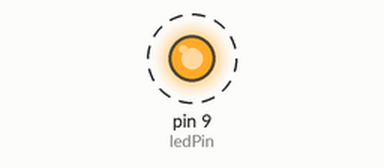
Bench run of a sketch on a simulated Arduino Uno, built with avr-gcc and run on an emulated ATmega328P. Parts: output pins drawn as LEDs (lit = HIGH). Dashed ring = blinking.

Above: at 0.15 s.
Timing chart, 0 to 3.0 s (numbered marks = the images above):
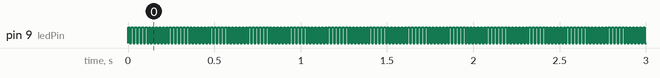

The sketch:

Blinking_LED.ino
```cpp
//Blinking_LED
//turn on the LED for half a second,then off for half a second,repeatedly
//support@sunfounder.com
//www.sunfounder.com
//2015.5.7
/************************************************/
const int ledPin = 9;//the number of the LED pin
/************************************************/
void setup()
{
  pinMode(ledPin,OUTPUT);//initialize the digital pin as an output
}
/************************************************/
//the loop routine runs over and over again forever
void loop()
{
  digitalWrite(ledPin,HIGH);//turn the LED on
  delay(10);               //wait for half a second
  digitalWrite(ledPin,LOW); //turn the LED off
  delay(10);               //wait for half a second
}
/*************************************************/
```

Measured:
- by itself, pin 9 (ledPin): alternates HIGH for 0.01 s and LOW for 0.01 s
